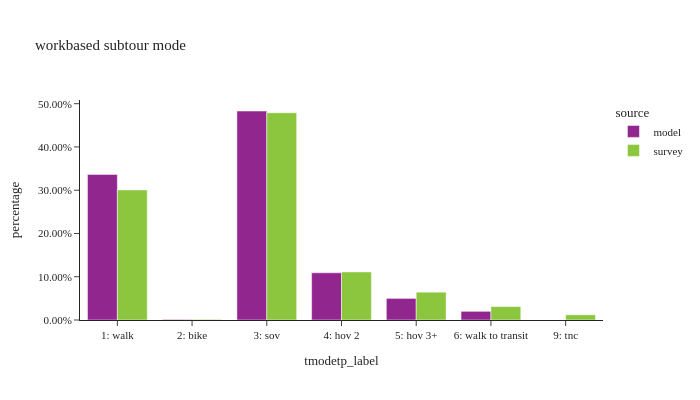

This figure's notebook cell:
### Code cell
df_plot = (
    wk_base_subtour.group_by(['source', 'tmodetp_label'])
    .agg([
        pl.col('toexpfac').sum().alias('toexpfac'),
        pl.col('toexpfac').count().alias('sample count')
    ])
    .with_columns((pl.col('toexpfac') / pl.col('toexpfac').sum().over(['source'])).alias('percentage'))
)

fig = px.bar(df_plot.sort(['source']).to_pandas(), x="tmodetp_label", y="percentage", color="source",
             barmode="group", hover_data=['sample count'], title="workbased subtour mode")
fig.update_layout(height=400, width=700, font=dict(size=11),
                  xaxis=dict(dtick=1, categoryorder='category ascending'),
                  yaxis=dict(tickformat=".2%"))
fig.show()

### Figure 1 — Plotly figure (JSON) as saved in the notebook; plotly's stock layout.template omitted (floating-point values rounded to 4 significant figures)
{"data": [{"alignmentgroup": "True", "customdata": [[2], [188], [51837], [7692], [3087], [16806], [74415], [9]], "hovertemplate": "source=model<br>tmodetp_label=%{x}<br>percentage=%{y}<br>sample count=%{customdata[0]}<extra></extra>", "legendgroup": "model", "marker": {"color": "#91268F", "pattern": {"shape": ""}}, "name": "model", "offsetgroup": "model", "orientation": "v", "showlegend": true, "textposition": "auto", "type": "bar", "x": ["9: tnc", "2: bike", "1: walk", "5: hov 3+", "6: walk to transit", "4: hov 2", "3: sov", null], "xaxis": "x", "y": [1.298e-05, 0.00122, 0.3365, 0.04994, 0.02004, 0.1091, 0.4831, 5.843e-05], "yaxis": "y"}, {"alignmentgroup": "True", "customdata": [[13], [8], [69], [2], [4], [81], [1]], "hovertemplate": "source=survey<br>tmodetp_label=%{x}<br>percentage=%{y}<br>sample count=%{customdata[0]}<extra></extra>", "legendgroup": "survey", "marker": {"color": "#8CC63E", "pattern": {"shape": ""}}, "name": "survey", "offsetgroup": "survey", "orientation": "v", "showlegend": true, "textposition": "auto", "type": "bar", "x": ["5: hov 3+", "4: hov 2", "3: sov", "6: walk to transit", "2: bike", "1: walk", "9: tnc"], "xaxis": "x", "y": [0.06433, 0.1112, 0.4791, 0.03111, 0.001449, 0.3008, 0.01205], "yaxis": "y"}], "layout": {"barmode": "group", "font": {"size": 11}, "height": 400, "legend": {"title": {"text": "source"}, "tracegroupgap": 0}, "title": {"text": "workbased subtour mode"}, "width": 700, "xaxis": {"anchor": "y", "categoryorder": "category ascending", "domain": [0.0, 1.0], "dtick": 1, "title": {"text": "tmodetp_label"}}, "yaxis": {"anchor": "x", "domain": [0.0, 1.0], "tickformat": ".2%", "title": {"text": "percentage"}}}}
